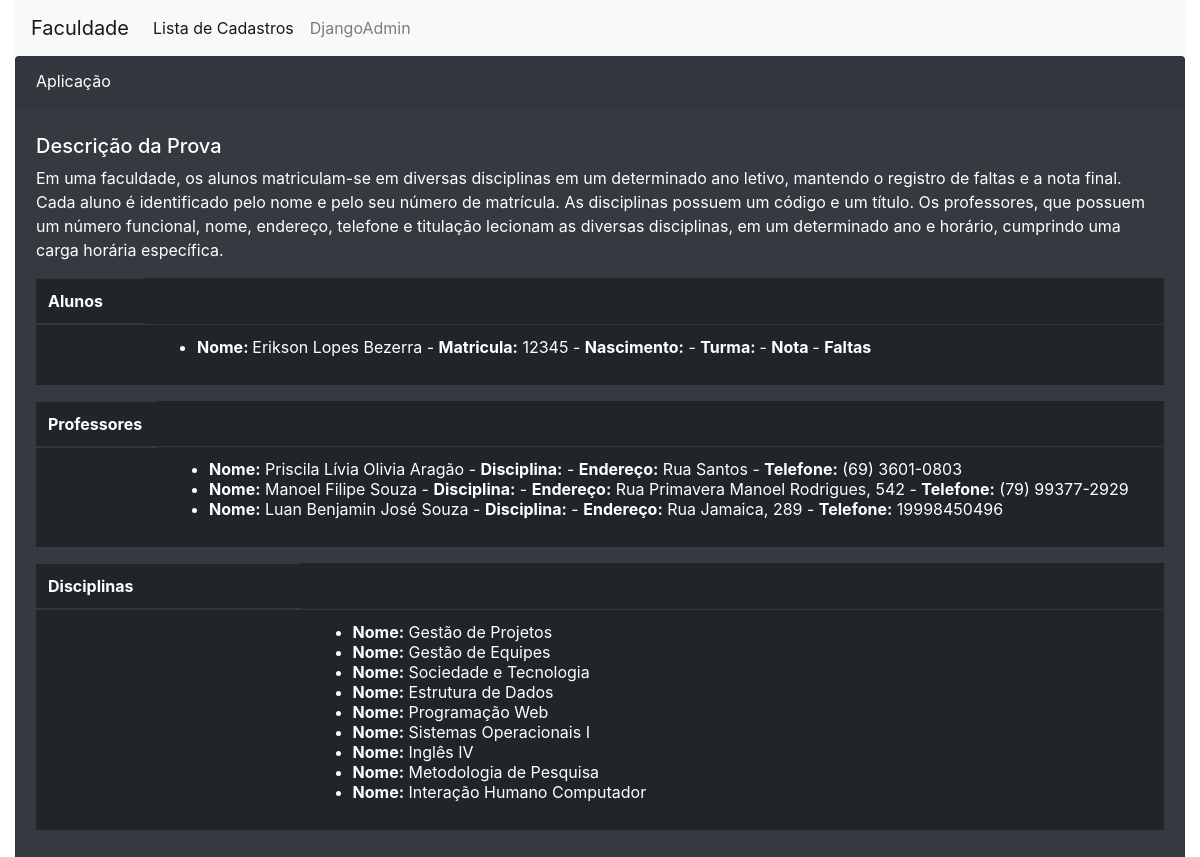
Page /cadastro/ on the earlier database version.
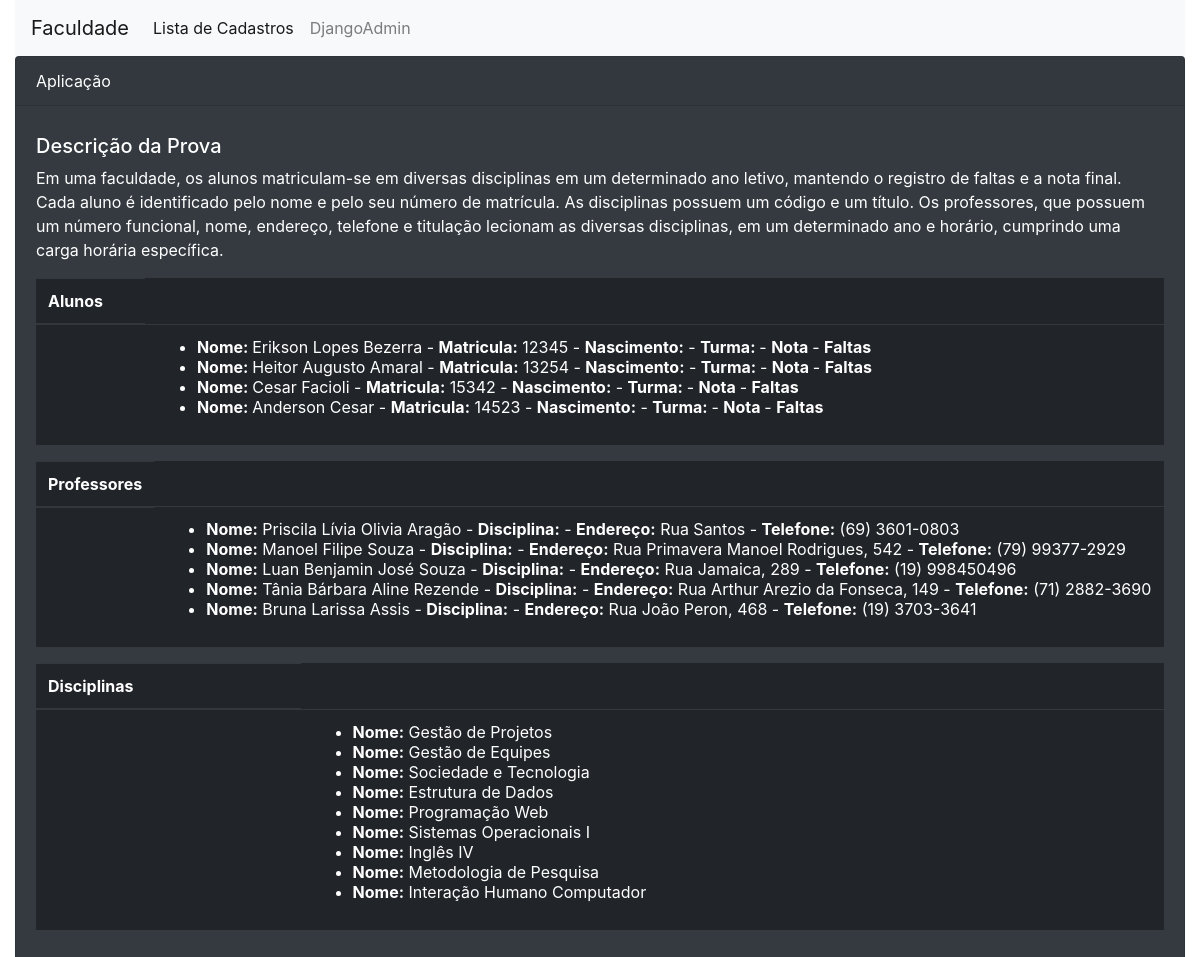
Same page on the later database version.
### sistema/models.py (models this page shows, shortened)
class Aluno(models.Model):
	nome = models.CharField(max_length = 50)
	matrícula = models.CharField(max_length = 50, default='0')

class Professor(models.Model):
	nome = models.CharField(max_length = 50)
	titulacao = models.CharField(max_length = 50, default='Titular')
	endereço = models.CharField(max_length = 50)
	telefone = models.CharField(max_length = 30)

class Disciplina(models.Model):
	nome = models.CharField(max_length=30)
	data_criacao = models.DateTimeField(default=datetime.now, blank=True)

### sistema/views.py (the view)
def alunos_list(request):
    alunos = Aluno.objects.all()
    disciplinas = Disciplina.objects.all()
    professores = Professor.objects.all()
    context = {
       'alunos_list': alunos,
       'turmas_list': disciplinas,
       'professores_list': professores
    }
    return render(request, 'sistema/list.html', context)

### sistema/templates/sistema/list.html (shortened to what this page needs)
<link rel="stylesheet" href="https://stackpath.bootstrapcdn.com/bootstrap/4.1.3/css/bootstrap.min.css"
>
<link rel="stylesheet" type="text/css" href="sis.css">
<!DOCTYPE html>
<html lang="pt-BR">
    <head>
         <link rel="stylesheet" href="https://stackpath.bootstrapcdn.com/bootstrap/4.1.3/css/bootstrap.min.css">
    </head>
    <div class="container-fluid">
    <nav class="navbar navbar-expand-lg navbar-light bg-light">
  <a class="navbar-brand" href="#">Faculdade</a>
  <div class="collapse navbar-collapse" id="navbarNav">
    <ul class="navbar-nav">
      <li class="nav-item active">
        <a class="nav-link" href="/alunos/">Lista de Cadastros<span class="sr-only">(Página atual)</span></a>
      </li>
      <li class="nav-item">
        <a class="nav-link" href="{% url 'admin:index' %}">DjangoAdmin</a>
      </li>
    </ul>
  </div>
</nav>
    <body>
    <div class="card text-white bg-dark mb-3">
  <div class="card-header">
    Aplicação
  </div>
  <div class="card-body">
    <h5 class="card-title my-2 mx-auto center">Descrição da Prova</h5>
    <p class="card-text">Em uma faculdade, os alunos matriculam-se em diversas disciplinas em um determinado ano letivo, mantendo o registro de faltas e a nota final. Cada aluno é identificado pelo nome e pelo seu número de matrícula. As disciplinas possuem um código e um título. Os professores, que possuem um número funcional, nome, endereço, telefone e titulação lecionam as diversas disciplinas, em um determinado ano e horário, cumprindo uma carga horária específica.
</p>
         <table class="table table-dark">
  <thead>
    <tr>
      <th scope="col mx-auto">Alunos</th>
    </tr>
  </thead>
  <tbody>
    <tr>
      <th scope="row"></th>
      <td>
      <ul>
          {% for item in alunos_list %}
             <li>
                <b>Nome:     </b>{{ item.nome }} - <b>Matricula:</b> {{ item.matrícula }} - <b>Nascimento:</b> {{ item.nascimento }} - <b> Turma: </b> {{ item.turma}} - <b> Nota </b> {{ item.nota }} - <b> Faltas </b> {{item.faltas}}
             </li>
          {% endfor %}
       </ul>
       </td>
    </tr>
  </tbody>
  <table class="table table-dark">
  <thead>
    <tr>
      <th scope="col">Professores</th>
    </tr>
  </thead>
  <tbody>
    <tr>
      <th scope="row"></th>
      <td>
      <ul>
          {% for item in professores_list %}
             <li>
                <b>Nome:</b> {{ item.nome }} - <b>Disciplina:</b> {{ item.disciplina }} - <b>Endereço:</b> {{ item.endereço }} - <b>Telefone:</b> {{ item.telefone }}
             </li>
          {% endfor %}
       </ul>
       </td>
    </tr>
  </tbody>
  <table class="table table-dark">
  <thead>
    <tr>
      <th scope="col mx-md-n5">Disciplinas</th>
    </tr>
  </thead>
  <tbody>
    <tr>
      <th scope="row "></th>
      <td>
      <ul>
          {% for item in turmas_list %}
             <li>
                <b>Nome:</b> {{ item.nome }}
             </li>
          {% endfor %}
           </ul>
       </td>
    </tr>
  </tbody>
      </body>
      </div>
</html>

### sistema/templates/sistema/sis.css (style rules this page uses)
body { background: url('https://wallpapers-fenix.eu/full/141216/223104925.jpg') no-repeat center center fixed; -webkit-background-size: cover; -moz-background-size: cover; background-size: cover; -o-background-size: cover; }

Differences in the rows shown:
added Aluno: nome "Heitor Augusto Amaral", matrícula "13254"
added Aluno: nome "Cesar Facioli", matrícula "15342"
added Aluno: nome "Anderson Cesar", matrícula "14523"
changed Professor "Luan Benjamin José Souza": telefone "19998450496" → "(19) 998450496"
added Professor: nome "Tânia Bárbara Aline Rezende", endereço "Rua Arthur Arezio da Fonseca, 149", telefone "(71) 2882-3690"
added Professor: nome "Bruna Larissa Assis", endereço "Rua João Peron, 468", telefone "(19) 3703-3641"
